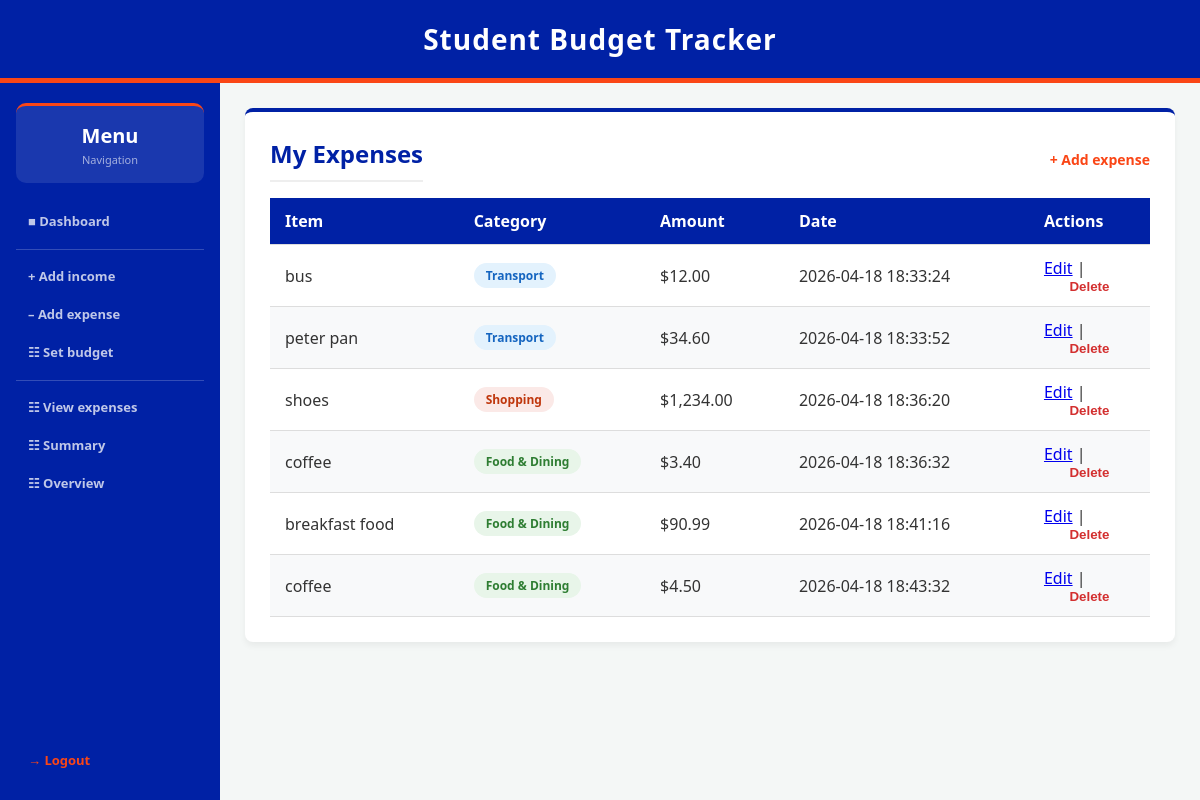
Screenshot of /view_expenses (signed in) with the database file from the repository.
### tables this page shows
CREATE TABLE expenses (
    expense_id INTEGER PRIMARY KEY AUTOINCREMENT,
    user_id INTEGER NOT NULL,
    category TEXT NOT NULL,
    amount REAL NOT NULL CHECK(amount > 0),
    date TIMESTAMP DEFAULT CURRENT_TIMESTAMP, description TEXT DEFAULT "",
    FOREIGN KEY (user_id) REFERENCES users (id)
);

### app.py (the view)
@app.route('/view_expenses')
def view_expenses():
    if 'user_id' not in session:
        return redirect(url_for('login'))
    expenses = data_manager.get_expenses(session['user_id'])
    success_message = session.pop('success_message', None)
    error_message = session.pop('error_message', None)
    return render_template('view_expenses.html', expenses=expenses, success_message=success_message, error_message=error_message)

### data_manager.py (called while the page is built)
def get_db_connection():
    return sqlite3.connect(DB_NAME)

def get_expenses(user_id):
    connection = get_db_connection()
    cursor = connection.cursor()
    cursor.execute("SELECT * FROM expenses WHERE user_id = ?", (user_id,))
    expenses = cursor.fetchall()
    connection.close()
    return expenses

### templates/view_expenses.html (shortened to what this page needs)
{% extends "layout.html" %}
{% block content %}
<div class="card">
    <div style="display:flex; justify-content:space-between; align-items:center; margin-bottom:1rem;">
        <h2 style="margin:0;">My Expenses</h2>
        <a href="{{ url_for('add_expense') }}" class="cta-link" style="font-size:14px;">+ Add expense</a>
    </div>
    {% if expenses %}
        <table>
            <thead>
                <tr>
                    <th>Item</th>
                    <th>Category</th>
                    <th>Amount</th>
                    <th>Date</th>
                    <th>Actions</th>
                </tr>
            </thead>
            <tbody>
                {% for expense in expenses %}
                {% set cat = expense[2]|lower %}
                {% if 'food' in cat %}{% set badge = 'badge-food' %}
                {% elif 'transport' in cat %}{% set badge = 'badge-transport' %}
                {% elif 'entertain' in cat %}{% set badge = 'badge-entertainment' %}
                {% elif 'rent' in cat or 'util' in cat %}{% set badge = 'badge-rent' %}
                {% elif 'health' in cat or 'fit' in cat %}{% set badge = 'badge-health' %}
                {% elif 'edu' in cat %}{% set badge = 'badge-education' %}
                {% elif 'shop' in cat %}{% set badge = 'badge-shopping' %}
                {% elif 'travel' in cat %}{% set badge = 'badge-travel' %}
                {% else %}{% set badge = 'badge-other' %}
                {% endif %}
                <tr>
                    <td>{{ expense[5] if expense[5] else '—' }}</td>
                    <td><span class="badge {{ badge }}">{{ expense[2] }}</span></td>
                    <td>${{ "{:,.2f}".format(expense[3]|float) }}</td>
                    <td>{{ expense[4] }}</td>
                    <td>
                        <a href="{{ url_for('edit_expense', expense_id=expense[0]) }}">Edit</a> |
                        <form method="POST" action="{{ url_for('delete_expense', expense_id=expense[0]) }}" style="display:inline;">
                            <button type="submit" style="background:none;border:none;color:#d32f2f;font-weight:bold;cursor:pointer;padding:0;">Delete</button>
                        </form>
                    </td>
                </tr>
                {% endfor %}
            </tbody>
        </table>
    {% else %}
        <p>No expenses logged yet. <a href="{{ url_for('add_expense') }}" class="cta-link">Add one now!</a></p>
    {% endif %}
</div>
{% endblock %}

### templates/layout.html (shortened to what this page needs)
<!DOCTYPE html>
<html lang="en">
<head>
</head>
<body>
    <header>
        <h2>Student Budget Tracker</h2>
    </header>
    <div class="app-body">
        {% if session.get('user_id') and request.endpoint not in ['login', 'register'] %}
        <div class="sidebar">
            <div class="balance-card">
                <div class="bal-amount">Menu</div>
                <div class="bal-label">Navigation</div>
            </div>
            <a href="{{ url_for('dashboard') }}">&#9632; Dashboard</a>
            <div class="nav-divider"></div>
            <a href="{{ url_for('add_income') }}">+ Add income</a>
            <a href="{{ url_for('add_expense') }}">&#8211; Add expense</a>
            <a href="{{ url_for('set_budget') }}">&#9783; Set budget</a>
            <div class="nav-divider"></div>
            <a href="{{ url_for('view_expenses') }}">&#9783; View expenses</a>
            <a href="{{ url_for('spending_summary') }}">&#9783; Summary</a>
            <a href="{{ url_for('financial_overview') }}">&#9783; Overview</a>
            <div class="nav-spacer"></div>
            <a href="{{ url_for('logout') }}" class="logout-btn">&#8594; Logout</a>
        </div>
        {% endif %}
        <div class="main-wrapper">
            {% block content %}{% endblock %}
        </div>
    </div>
</body>
</html>

### templates/layout.html (style rules this page uses)
:root { --uf-blue: #0021A5; --uf-orange: #FA4616; --bg-color: #f4f7f6; --text-color: #333333; --card-bg: #ffffff; }
* { box-sizing: border-box; margin: 0; padding: 0; }
body { font-family: 'Segoe UI', Tahoma, Geneva, Verdana, sans-serif; background-color: var(--bg-color); color: var(--text-color); min-height: 100vh; display: flex; flex-direction: column; }
header { background-color: var(--uf-blue); color: white; padding: 20px 0; text-align: center; border-bottom: 5px solid var(--uf-orange); }
header h2 { margin: 0; font-size: 28px; letter-spacing: 1px; }
.app-body { display: flex; flex: 1; }
.sidebar { width: 220px; background-color: var(--uf-blue); display: flex; flex-direction: column; padding: 1.25rem 1rem; flex-shrink: 0; min-height: 100%; }
.balance-card { background: rgba(255,255,255,0.1); border-radius: 10px; padding: 1rem; text-align: center; border-top: 3px solid var(--uf-orange); margin-bottom: 1.25rem; }
.balance-card .bal-amount { font-size: 20px; font-weight: 700; color: #fff; margin-bottom: 3px; }
.balance-card .bal-label { font-size: 11px; color: rgba(255,255,255,0.6); }
.nav-divider { height: 1px; background: rgba(255,255,255,0.2); margin: 8px 0; }
.sidebar a { display: flex; align-items: center; gap: 10px; padding: 9px 12px; border-radius: 8px; color: rgba(255,255,255,0.75); text-decoration: none; font-size: 13px; font-weight: 600; transition: all 0.2s; margin-bottom: 2px; }
.logout-btn { color: var(--uf-orange) !important; }
.nav-spacer { flex: 1; }
.main-wrapper { flex: 1; padding: 25px; min-width: 0; }
.card { background-color: var(--card-bg); padding: 25px; border-radius: 8px; box-shadow: 0 4px 6px rgba(0,0,0,0.05); margin-bottom: 25px; border-top: 4px solid var(--uf-blue); }
.card h2 { margin-top: 0; color: var(--uf-blue); border-bottom: 2px solid #eee; padding-bottom: 10px; margin-bottom: 20px; }
.card button { display: block; width: 100%; padding: 14px; background-color: var(--uf-blue); color: white; border: none; border-radius: 6px; font-weight: bold; cursor: pointer; transition: background 0.3s ease; }
table { width: 100%; border-collapse: collapse; margin-top: 10px; }
th, td { padding: 12px 15px; text-align: left; }
th { background-color: var(--uf-blue); color: white; font-weight: 600; }
tr { border-bottom: 1px solid #dddddd; }
tr:nth-child(even) { background-color: #f8f9fa; }
.cta-link { color: var(--uf-orange); font-weight: bold; text-decoration: none; }

### templates/view_expenses.html (style rules this page uses)
.badge { display: inline-block; padding: 4px 12px; border-radius: 20px; font-size: 12px; font-weight: 600; }
.badge-food { background: #e8f5e9; color: #2e7d32; }
.badge-transport { background: #e3f2fd; color: #1565c0; }
.badge-shopping { background: #fbe9e7; color: #bf360c; }

### rows the page displays
expenses: description "bus", category "Transport", amount "12.00", date "2026-04-18 18:33:24"
expenses: description "peter pan", category "Transport", amount "34.60", date "2026-04-18 18:33:52"
expenses: description "shoes", category "Shopping", amount "1,234.00", date "2026-04-18 18:36:20"
expenses: description "coffee", category "Food & Dining", amount "3.40", date "2026-04-18 18:36:32"
expenses: description "breakfast food", category "Food & Dining", amount "90.99", date "2026-04-18 18:41:16"
expenses: description "coffee", category "Food & Dining", amount "4.50", date "2026-04-18 18:43:32"
